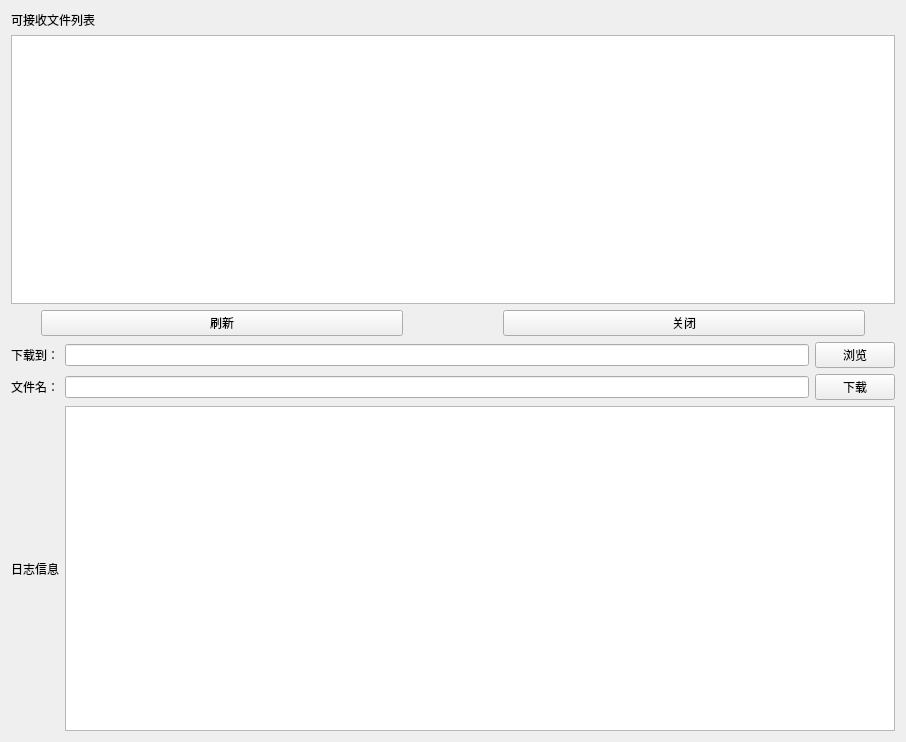
<?xml version="1.0" encoding="UTF-8"?>
<ui version="4.0">
 <class>FilesReceiver</class>
 <widget class="QWidget" name="FilesReceiver">
  <property name="geometry">
   <rect>
    <x>0</x>
    <y>0</y>
    <width>906</width>
    <height>742</height>
   </rect>
  </property>
  <property name="windowTitle">
   <string>FilesReceiver</string>
  </property>
  <layout class="QVBoxLayout" name="verticalLayout_3">
   <item>
    <layout class="QVBoxLayout" name="verticalLayout_2">
     <item>
      <widget class="QLabel" name="label_3">
       <property name="text">
        <string>可接收文件列表</string>
       </property>
      </widget>
     </item>
     <item>
      <widget class="QListWidget" name="receivableFilesList"/>
     </item>
     <item>
      <layout class="QHBoxLayout" name="horizontalLayout_4">
       <property name="spacing">
        <number>100</number>
       </property>
       <property name="leftMargin">
        <number>30</number>
       </property>
       <property name="rightMargin">
        <number>30</number>
       </property>
       <item>
        <widget class="QPushButton" name="btnFlushList">
         <property name="text">
          <string>刷新</string>
         </property>
        </widget>
       </item>
       <item>
        <widget class="QPushButton" name="btnCloseList">
         <property name="text">
          <string>关闭</string>
         </property>
        </widget>
       </item>
      </layout>
     </item>
    </layout>
   </item>
   <item>
    <layout class="QVBoxLayout" name="verticalLayout">
     <property name="spacing">
      <number>6</number>
     </property>
     <item>
      <layout class="QHBoxLayout" name="horizontalLayout_2">
       <item>
        <widget class="QLabel" name="label_2">
         <property name="text">
          <string>下载到：</string>
         </property>
        </widget>
       </item>
       <item>
        <widget class="QLineEdit" name="downloadPathEdit"/>
       </item>
       <item>
        <widget class="QPushButton" name="btnDownloadPathSearch">
         <property name="text">
          <string>浏览</string>
         </property>
        </widget>
       </item>
      </layout>
     </item>
     <item>
      <layout class="QHBoxLayout" name="horizontalLayout">
       <item>
        <widget class="QLabel" name="label">
         <property name="text">
          <string>文件名：</string>
         </property>
        </widget>
       </item>
       <item>
        <widget class="QLineEdit" name="downloadFileEdit"/>
       </item>
       <item>
        <widget class="QPushButton" name="btnDownload">
         <property name="text">
          <string>下载</string>
         </property>
        </widget>
       </item>
      </layout>
     </item>
    </layout>
   </item>
   <item>
    <layout class="QHBoxLayout" name="horizontalLayout_3">
     <item>
      <widget class="QLabel" name="label_4">
       <property name="text">
        <string>日志信息</string>
       </property>
      </widget>
     </item>
     <item>
      <widget class="QListWidget" name="logInfo"/>
     </item>
    </layout>
   </item>
  </layout>
 </widget>
 <resources/>
 <connections/>
</ui>
